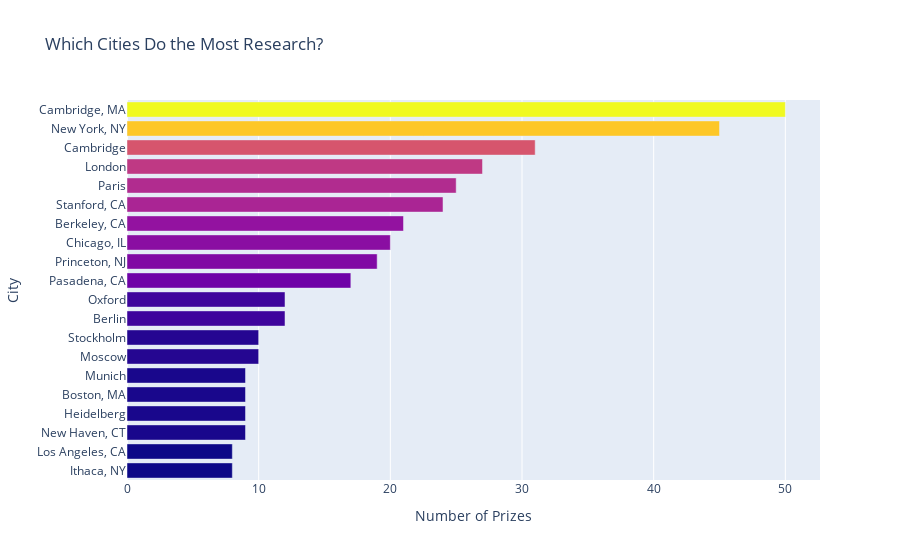

Notebook code for this chart:
### Markdown cell above
# Which Cities Make the Most Discoveries? 

#### Where do major discoveries take place?

### Code cell
top20_org_cities = df_data.organization_city.value_counts()[:20]
top20_org_cities.sort_values(ascending=True, inplace=True)
city_bar2 = px.bar(x = top20_org_cities.values,
                  y = top20_org_cities.index,
                  orientation='h',
                  color=top20_org_cities.values,
                  color_continuous_scale=px.colors.sequential.Plasma,
                  title='Which Cities Do the Most Research?')
 
city_bar2.update_layout(xaxis_title='Number of Prizes', 
                       yaxis_title='City',
                       coloraxis_showscale=False)
city_bar2.show()

### Figure 1 — Plotly figure (JSON) as saved in the notebook; plotly's stock layout.template omitted (floating-point values rounded to 4 significant figures)
{"data": [{"alignmentgroup": "True", "hovertemplate": "x=%{x}<br>y=%{y}<br>color=%{marker.color}<extra></extra>", "legendgroup": "", "marker": {"color": [8, 8, 9, 9, 9, 9, 10, 10, 12, 12, 17, 19, 20, 21, 24, 25, 27, 31, 45, 50], "coloraxis": "coloraxis", "pattern": {"shape": ""}}, "name": "", "offsetgroup": "", "orientation": "h", "showlegend": false, "textposition": "auto", "type": "bar", "x": [8, 8, 9, 9, 9, 9, 10, 10, 12, 12, 17, 19, 20, 21, 24, 25, 27, 31, 45, 50], "xaxis": "x", "y": ["Ithaca, NY", "Los Angeles, CA", "New Haven, CT", "Heidelberg", "Boston, MA", "Munich", "Moscow", "Stockholm", "Berlin", "Oxford", "Pasadena, CA", "Princeton, NJ", "Chicago, IL", "Berkeley, CA", "Stanford, CA", "Paris", "London", "Cambridge", "New York, NY", "Cambridge, MA"], "yaxis": "y"}], "layout": {"barmode": "relative", "coloraxis": {"colorbar": {"title": {"text": "color"}}, "colorscale": [[0, "#0d0887"], [0.1111, "#46039f"], [0.2222, "#7201a8"], [0.3333, "#9c179e"], [0.4444, "#bd3786"], [0.5556, "#d8576b"], [0.6667, "#ed7953"], [0.7778, "#fb9f3a"], [0.8889, "#fdca26"], [1, "#f0f921"]], "showscale": false}, "legend": {"tracegroupgap": 0}, "title": {"text": "Which Cities Do the Most Research?"}, "xaxis": {"anchor": "y", "domain": [0, 1], "title": {"text": "Number of Prizes"}}, "yaxis": {"anchor": "x", "domain": [0, 1], "title": {"text": "City"}}}}
